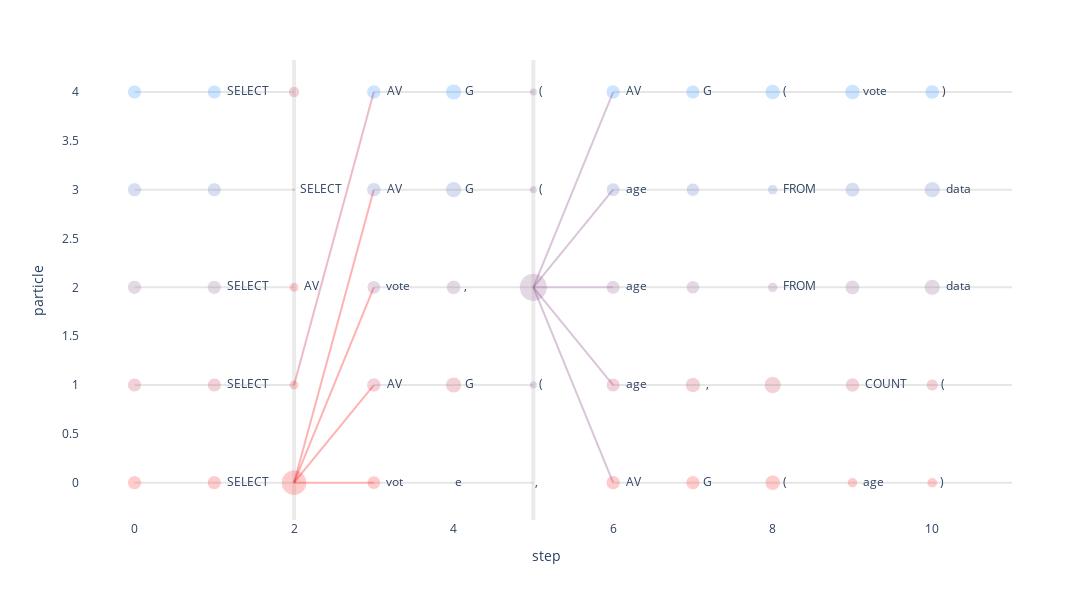

The cell this chart's notebook holds for it:
### Code cell
import plotly.express as px
import plotly.graph_objects as go

# Ensure color consistency by creating a color map
pallette = px.colors.n_colors('rgb(255, 0, 0)', 'rgb(0, 125, 255)', len(recs['particle'].unique()), colortype='rgb')
# pallette = px.colors.cyclical.IceFire
color_map = {p: pallette[i % len(pallette)] for i, p in enumerate(recs['particle'].unique())}

fig = px.scatter(
    recs, x="step", y="particle", size='prop_exp_weight', hover_name="token", color='resampled as', text='token',
    hover_data=["context_string","weight", "resample?"], opacity=0.2,
    # animation_frame="step",# animation_group='resampled as', 
    range_x=None,
    width=1500, height=600,
    color_discrete_map=color_map
)
steps = recs['step'].unique()
resample_steps = recs[recs['resample?'] == True]['step'].unique()
no_resample_steps = recs[recs['resample?'] == False]['step'].unique()
for step in resample_steps:
    fig.add_vline(x=step, line_width=4, opacity=0.15, line_color="gray")

resample_data = recs[recs['resample?'] == True]

# Add lines to represent resampling
for resampled_as in recs['resampled as'].unique():
    resampled_as_data = recs[recs['resampled as'] == resampled_as]
    
    for step in resample_steps:
        for _, row in resampled_as_data[resampled_as_data['step'] == step].iterrows():
            fig.add_trace(go.Scatter(
                x=[row['step'], row['step']+1], y=[row['resampled as'], row['particle']],
                mode='lines', line=dict(color=color_map[resampled_as]), opacity=0.3, name=resampled_as, showlegend=False))

    for step in no_resample_steps:
        for _, row in resampled_as_data[resampled_as_data['step'] == step].iterrows():
            fig.add_trace(go.Scatter(
                x=[row['step'], row['step']+1], y=[row['particle'], row['particle']], 
                mode='lines', line=dict(color='gray'), opacity=0.2, name=resampled_as, showlegend=False))

    # for step in steps[:-1]:
    #     for _, row in resampled_as_data[resampled_as_data['step'] == step].iterrows():
    #         fig.add_trace(go.Scatter(
    #             x=[row['step']+1/2, row['step']+1], y=[row['particle'], row['particle']],
    #             mode='lines', line=dict(color='gray'), opacity=0.2, name=resampled_as, showlegend=False))
fig.update_traces(textposition='middle right')
fig.update_layout(plot_bgcolor="#fff", showlegend=False, )
# fig.update_yaxes(showticklabels=False, visible=False)
fig.show()

### Figure 1 — Plotly figure (JSON) as saved in the notebook; plotly's stock layout.template omitted (floating-point values rounded to 4 significant figures)
{"data": [{"customdata": [["", 0, false], ["", -0.2022, false], [" SELECT", 1.407, true], [" SELECT", -0.4999, true], [" SELECT", -0.4999, true], [" ", -2.643, true], [" SELECT ", -2.321, false], [" SELECT  vot", -7.424, false], [" SELECT  vote, ", -2.269, false], [" SELECT  vote,  AV", -2.269, false], [" SELECT  vote,  AVG", -2.355, false], [" SELECT  vote,  AVG(", -3.855, false], [" SELECT  vote,  AVG( age", -4.06, false]], "hovertemplate": "<b>%{hovertext}</b><br><br>resampled as=0<br>step=%{x}<br>particle=%{y}<br>prop_exp_weight=%{marker.size}<br>token=%{text}<br>context_string=%{customdata[0]}<br>weight=%{customdata[1]}<br>resample?=%{customdata[2]}<extra></extra>", "hovertext": [[], " SELECT", " ", " ", " AV", " SELECT", " vot", "e", " AV", "G", "(", " age", ")"], "legendgroup": "0", "marker": {"color": "rgb(255.0, 0.0, 0.0)", "opacity": 0.2, "size": [1, 1, 3.297, 0.4898, 0.4898, 0.05746, 0.9397, 0.007177, 1.034, 1.002, 1.204, 0.5462, 0.5536], "sizemode": "area", "sizeref": 0.01005, "symbol": "circle"}, "mode": "markers+text", "name": "0", "orientation": "v", "showlegend": true, "text": [[], " SELECT", " ", " ", " AV", " SELECT", " vot", "e", " AV", "G", "(", " age", ")"], "textposition": "middle right", "type": "scatter", "x": [0, 1, 2, 2, 2, 2, 3, 4, 6, 7, 8, 9, 10], "xaxis": "x", "y": [0, 0, 0, 1, 2, 3, 0, 0, 0, 0, 0, 0, 0], "yaxis": "y"}, {"customdata": [["", 0, false], ["", -0.2022, false], [" SELECT", -0.1926, true], [" SELECT ", -2.22, false], [" SELECT  AV", -2.22, false], [" SELECT  vote, ", -2.325, false], [" SELECT  vote,  age", -2.113, false], [" SELECT  vote,  age ,", -2.14, false], [" SELECT  vote,  age , ", -3.213, false], [" SELECT  vote,  age ,  COUNT", -3.753, false]], "hovertemplate": "<b>%{hovertext}</b><br><br>resampled as=1<br>step=%{x}<br>particle=%{y}<br>prop_exp_weight=%{marker.size}<br>token=%{text}<br>context_string=%{customdata[0]}<br>weight=%{customdata[1]}<br>resample?=%{customdata[2]}<extra></extra>", "hovertext": [[], " SELECT", " ", " AV", "G", " age", " ,", " ", " COUNT", "("], "legendgroup": "1", "marker": {"color": "rgb(191.25, 31.25, 63.75)", "opacity": 0.2, "size": [1, 1, 0.666, 1.04, 1.307, 0.9773, 1.17, 1.493, 1.038, 0.7526], "sizemode": "area", "sizeref": 0.01005, "symbol": "circle"}, "mode": "markers+text", "name": "1", "orientation": "v", "showlegend": true, "text": [[], " SELECT", " ", " AV", "G", " age", " ,", " ", " COUNT", "("], "textposition": "middle right", "type": "scatter", "x": [0, 1, 2, 3, 4, 6, 7, 8, 9, 10], "xaxis": "x", "y": [1, 1, 4, 1, 1, 1, 1, 1, 1, 1], "yaxis": "y"}, {"customdata": [["", 0, false], ["", -0.2022, false], [" SELECT ", -2.321, false], [" SELECT  vote", -2.418, false], [" SELECT  vote", -7.521, true], [" SELECT  AVG", -2.331, true], [" SELECT  vote,", 0.1822, true], [" SELECT  AVG", -2.331, true], [" SELECT  AVG", -2.331, true], [" SELECT  vote, ", -2.325, false], [" SELECT  vote,  age", -2.362, false], [" SELECT  vote,  age ", -3.141, false], [" SELECT  vote,  age  FROM", -3.145, false], [" SELECT  vote,  age  FROM ", -3.197, false]], "hovertemplate": "<b>%{hovertext}</b><br><br>resampled as=2<br>step=%{x}<br>particle=%{y}<br>prop_exp_weight=%{marker.size}<br>token=%{text}<br>context_string=%{customdata[0]}<br>weight=%{customdata[1]}<br>resample?=%{customdata[2]}<extra></extra>", "hovertext": [[], " SELECT", " vote", ",", ",", "(", " ", "(", "(", " age", " ", " FROM", " ", " data"], "legendgroup": "2", "marker": {"color": "rgb(127.5, 62.5, 127.5)", "opacity": 0.2, "size": [1, 1, 0.9397, 1.073, 0.001815, 0.3257, 4.021, 0.3257, 0.3257, 0.9773, 0.9132, 0.549, 1.111, 1.311], "sizemode": "area", "sizeref": 0.01005, "symbol": "circle"}, "mode": "markers+text", "name": "2", "orientation": "v", "showlegend": true, "text": [[], " SELECT", " vote", ",", ",", "(", " ", "(", "(", " age", " ", " FROM", " ", " data"], "textposition": "middle right", "type": "scatter", "x": [0, 1, 3, 4, 5, 5, 5, 5, 5, 6, 7, 8, 9, 10], "xaxis": "x", "y": [2, 2, 2, 2, 0, 1, 2, 3, 4, 2, 2, 2, 2, 2], "yaxis": "y"}, {"customdata": [["", 0, false], ["", -0.2022, false], [" SELECT ", -2.22, false], [" SELECT  AV", -2.22, false], [" SELECT  vote, ", -2.325, false], [" SELECT  vote,  age", -2.362, false], [" SELECT  vote,  age ", -3.141, false], [" SELECT  vote,  age  FROM", -3.145, false], [" SELECT  vote,  age  FROM ", -3.197, false]], "hovertemplate": "<b>%{hovertext}</b><br><br>resampled as=3<br>step=%{x}<br>particle=%{y}<br>prop_exp_weight=%{marker.size}<br>token=%{text}<br>context_string=%{customdata[0]}<br>weight=%{customdata[1]}<br>resample?=%{customdata[2]}<extra></extra>", "hovertext": [[], " ", " AV", "G", " age", " ", " FROM", " ", " data"], "legendgroup": "3", "marker": {"color": "rgb(63.75, 93.75, 191.25)", "opacity": 0.2, "size": [1, 1.0, 1.04, 1.307, 0.9773, 0.9132, 0.549, 1.111, 1.311], "sizemode": "area", "sizeref": 0.01005, "symbol": "circle"}, "mode": "markers+text", "name": "3", "orientation": "v", "showlegend": true, "text": [[], " ", " AV", "G", " age", " ", " FROM", " ", " data"], "textposition": "middle right", "type": "scatter", "x": [0, 1, 3, 4, 6, 7, 8, 9, 10], "xaxis": "x", "y": [3, 3, 3, 3, 3, 3, 3, 3, 3], "yaxis": "y"}, {"customdata": [["", 0, false], ["", -0.2022, false], [" SELECT ", -2.22, false], [" SELECT  AV", -2.22, false], [" SELECT  vote, ", -2.269, false], [" SELECT  vote,  AV", -2.269, false], [" SELECT  vote,  AVG", -2.355, false], [" SELECT  vote,  AVG(", -3.072, false], [" SELECT  vote,  AVG(vote", -3.4, false]], "hovertemplate": "<b>%{hovertext}</b><br><br>resampled as=4<br>step=%{x}<br>particle=%{y}<br>prop_exp_weight=%{marker.size}<br>token=%{text}<br>context_string=%{customdata[0]}<br>weight=%{customdata[1]}<br>resample?=%{customdata[2]}<extra></extra>", "hovertext": [[], " SELECT", " AV", "G", " AV", "G", "(", "vote", ")"], "legendgroup": "4", "marker": {"color": "rgb(0.0, 125.0, 255.0)", "opacity": 0.2, "size": [1, 1, 1.04, 1.307, 1.034, 1.002, 1.204, 1.195, 1.071], "sizemode": "area", "sizeref": 0.01005, "symbol": "circle"}, "mode": "markers+text", "name": "4", "orientation": "v", "showlegend": true, "text": [[], " SELECT", " AV", "G", " AV", "G", "(", "vote", ")"], "textposition": "middle right", "type": "scatter", "x": [0, 1, 3, 4, 6, 7, 8, 9, 10], "xaxis": "x", "y": [4, 4, 4, 4, 4, 4, 4, 4, 4], "yaxis": "y"}, {"line": {"color": "rgb(255.0, 0.0, 0.0)"}, "mode": "lines", "name": "0", "opacity": 0.3, "showlegend": false, "textposition": "middle right", "type": "scatter", "x": [2, 3], "y": [0, 0]}, {"line": {"color": "rgb(255.0, 0.0, 0.0)"}, "mode": "lines", "name": "0", "opacity": 0.3, "showlegend": false, "textposition": "middle right", "type": "scatter", "x": [2, 3], "y": [0, 1]}, {"line": {"color": "rgb(255.0, 0.0, 0.0)"}, "mode": "lines", "name": "0", "opacity": 0.3, "showlegend": false, "textposition": "middle right", "type": "scatter", "x": [2, 3], "y": [0, 2]}, {"line": {"color": "rgb(255.0, 0.0, 0.0)"}, "mode": "lines", "name": "0", "opacity": 0.3, "showlegend": false, "textposition": "middle right", "type": "scatter", "x": [2, 3], "y": [0, 3]}, {"line": {"color": "gray"}, "mode": "lines", "name": "0", "opacity": 0.2, "showlegend": false, "textposition": "middle right", "type": "scatter", "x": [0, 1], "y": [0, 0]}, {"line": {"color": "gray"}, "mode": "lines", "name": "0", "opacity": 0.2, "showlegend": false, "textposition": "middle right", "type": "scatter", "x": [1, 2], "y": [0, 0]}, {"line": {"color": "gray"}, "mode": "lines", "name": "0", "opacity": 0.2, "showlegend": false, "textposition": "middle right", "type": "scatter", "x": [3, 4], "y": [0, 0]}, {"line": {"color": "gray"}, "mode": "lines", "name": "0", "opacity": 0.2, "showlegend": false, "textposition": "middle right", "type": "scatter", "x": [4, 5], "y": [0, 0]}, {"line": {"color": "gray"}, "mode": "lines", "name": "0", "opacity": 0.2, "showlegend": false, "textposition": "middle right", "type": "scatter", "x": [6, 7], "y": [0, 0]}, {"line": {"color": "gray"}, "mode": "lines", "name": "0", "opacity": 0.2, "showlegend": false, "textposition": "middle right", "type": "scatter", "x": [7, 8], "y": [0, 0]}, {"line": {"color": "gray"}, "mode": "lines", "name": "0", "opacity": 0.2, "showlegend": false, "textposition": "middle right", "type": "scatter", "x": [8, 9], "y": [0, 0]}, {"line": {"color": "gray"}, "mode": "lines", "name": "0", "opacity": 0.2, "showlegend": false, "textposition": "middle right", "type": "scatter", "x": [9, 10], "y": [0, 0]}, {"line": {"color": "gray"}, "mode": "lines", "name": "0", "opacity": 0.2, "showlegend": false, "textposition": "middle right", "type": "scatter", "x": [10, 11], "y": [0, 0]}, {"line": {"color": "rgb(191.25, 31.25, 63.75)"}, "mode": "lines", "name": "1", "opacity": 0.3, "showlegend": false, "textposition": "middle right", "type": "scatter", "x": [2, 3], "y": [1, 4]}, {"line": {"color": "gray"}, "mode": "lines", "name": "1", "opacity": 0.2, "showlegend": false, "textposition": "middle right", "type": "scatter", "x": [0, 1], "y": [1, 1]}, {"line": {"color": "gray"}, "mode": "lines", "name": "1", "opacity": 0.2, "showlegend": false, "textposition": "middle right", "type": "scatter", "x": [1, 2], "y": [1, 1]}, {"line": {"color": "gray"}, "mode": "lines", "name": "1", "opacity": 0.2, "showlegend": false, "textposition": "middle right", "type": "scatter", "x": [3, 4], "y": [1, 1]}, {"line": {"color": "gray"}, "mode": "lines", "name": "1", "opacity": 0.2, "showlegend": false, "textposition": "middle right", "type": "scatter", "x": [4, 5], "y": [1, 1]}, {"line": {"color": "gray"}, "mode": "lines", "name": "1", "opacity": 0.2, "showlegend": false, "textposition": "middle right", "type": "scatter", "x": [6, 7], "y": [1, 1]}, {"line": {"color": "gray"}, "mode": "lines", "name": "1", "opacity": 0.2, "showlegend": false, "textposition": "middle right", "type": "scatter", "x": [7, 8], "y": [1, 1]}, {"line": {"color": "gray"}, "mode": "lines", "name": "1", "opacity": 0.2, "showlegend": false, "textposition": "middle right", "type": "scatter", "x": [8, 9], "y": [1, 1]}, {"line": {"color": "gray"}, "mode": "lines", "name": "1", "opacity": 0.2, "showlegend": false, "textposition": "middle right", "type": "scatter", "x": [9, 10], "y": [1, 1]}, {"line": {"color": "gray"}, "mode": "lines", "name": "1", "opacity": 0.2, "showlegend": false, "textposition": "middle right", "type": "scatter", "x": [10, 11], "y": [1, 1]}, {"line": {"color": "rgb(127.5, 62.5, 127.5)"}, "mode": "lines", "name": "2", "opacity": 0.3, "showlegend": false, "textposition": "middle right", "type": "scatter", "x": [5, 6], "y": [2, 0]}, {"line": {"color": "rgb(127.5, 62.5, 127.5)"}, "mode": "lines", "name": "2", "opacity": 0.3, "showlegend": false, "textposition": "middle right", "type": "scatter", "x": [5, 6], "y": [2, 1]}, {"line": {"color": "rgb(127.5, 62.5, 127.5)"}, "mode": "lines", "name": "2", "opacity": 0.3, "showlegend": false, "textposition": "middle right", "type": "scatter", "x": [5, 6], "y": [2, 2]}, {"line": {"color": "rgb(127.5, 62.5, 127.5)"}, "mode": "lines", "name": "2", "opacity": 0.3, "showlegend": false, "textposition": "middle right", "type": "scatter", "x": [5, 6], "y": [2, 3]}, {"line": {"color": "rgb(127.5, 62.5, 127.5)"}, "mode": "lines", "name": "2", "opacity": 0.3, "showlegend": false, "textposition": "middle right", "type": "scatter", "x": [5, 6], "y": [2, 4]}, {"line": {"color": "gray"}, "mode": "lines", "name": "2", "opacity": 0.2, "showlegend": false, "textposition": "middle right", "type": "scatter", "x": [0, 1], "y": [2, 2]}, {"line": {"color": "gray"}, "mode": "lines", "name": "2", "opacity": 0.2, "showlegend": false, "textposition": "middle right", "type": "scatter", "x": [1, 2], "y": [2, 2]}, {"line": {"color": "gray"}, "mode": "lines", "name": "2", "opacity": 0.2, "showlegend": false, "textposition": "middle right", "type": "scatter", "x": [3, 4], "y": [2, 2]}, {"line": {"color": "gray"}, "mode": "lines", "name": "2", "opacity": 0.2, "showlegend": false, "textposition": "middle right", "type": "scatter", "x": [4, 5], "y": [2, 2]}, {"line": {"color": "gray"}, "mode": "lines", "name": "2", "opacity": 0.2, "showlegend": false, "textposition": "middle right", "type": "scatter", "x": [6, 7], "y": [2, 2]}, {"line": {"color": "gray"}, "mode": "lines", "name": "2", "opacity": 0.2, "showlegend": false, "textposition": "middle right", "type": "scatter", "x": [7, 8], "y": [2, 2]}, {"line": {"color": "gray"}, "mode": "lines", "name": "2", "opacity": 0.2, "showlegend": false, "textposition": "middle right", "type": "scatter", "x": [8, 9], "y": [2, 2]}, {"line": {"color": "gray"}, "mode": "lines", "name": "2", "opacity": 0.2, "showlegend": false, "textposition": "middle right", "type": "scatter", "x": [9, 10], "y": [2, 2]}, {"line": {"color": "gray"}, "mode": "lines", "name": "2", "opacity": 0.2, "showlegend": false, "textposition": "middle right", "type": "scatter", "x": [10, 11], "y": [2, 2]}, {"line": {"color": "gray"}, "mode": "lines", "name": "3", "opacity": 0.2, "showlegend": false, "textposition": "middle right", "type": "scatter", "x": [0, 1], "y": [3, 3]}, {"line": {"color": "gray"}, "mode": "lines", "name": "3", "opacity": 0.2, "showlegend": false, "textposition": "middle right", "type": "scatter", "x": [1, 2], "y": [3, 3]}, {"line": {"color": "gray"}, "mode": "lines", "name": "3", "opacity": 0.2, "showlegend": false, "textposition": "middle right", "type": "scatter", "x": [3, 4], "y": [3, 3]}, {"line": {"color": "gray"}, "mode": "lines", "name": "3", "opacity": 0.2, "showlegend": false, "textposition": "middle right", "type": "scatter", "x": [4, 5], "y": [3, 3]}, {"line": {"color": "gray"}, "mode": "lines", "name": "3", "opacity": 0.2, "showlegend": false, "textposition": "middle right", "type": "scatter", "x": [6, 7], "y": [3, 3]}, {"line": {"color": "gray"}, "mode": "lines", "name": "3", "opacity": 0.2, "showlegend": false, "textposition": "middle right", "type": "scatter", "x": [7, 8], "y": [3, 3]}, {"line": {"color": "gray"}, "mode": "lines", "name": "3", "opacity": 0.2, "showlegend": false, "textposition": "middle right", "type": "scatter", "x": [8, 9], "y": [3, 3]}, {"line": {"color": "gray"}, "mode": "lines", "name": "3", "opacity": 0.2, "showlegend": false, "textposition": "middle right", "type": "scatter", "x": [9, 10], "y": [3, 3]}, {"line": {"color": "gray"}, "mode": "lines", "name": "3", "opacity": 0.2, "showlegend": false, "textposition": "middle right", "type": "scatter", "x": [10, 11], "y": [3, 3]}, {"line": {"color": "gray"}, "mode": "lines", "name": "4", "opacity": 0.2, "showlegend": false, "textposition": "middle right", "type": "scatter", "x": [0, 1], "y": [4, 4]}, {"line": {"color": "gray"}, "mode": "lines", "name": "4", "opacity": 0.2, "showlegend": false, "textposition": "middle right", "type": "scatter", "x": [1, 2], "y": [4, 4]}, {"line": {"color": "gray"}, "mode": "lines", "name": "4", "opacity": 0.2, "showlegend": false, "textposition": "middle right", "type": "scatter", "x": [3, 4], "y": [4, 4]}, {"line": {"color": "gray"}, "mode": "lines", "name": "4", "opacity": 0.2, "showlegend": false, "textposition": "middle right", "type": "scatter", "x": [4, 5], "y": [4, 4]}, {"line": {"color": "gray"}, "mode": "lines", "name": "4", "opacity": 0.2, "showlegend": false, "textposition": "middle right", "type": "scatter", "x": [6, 7], "y": [4, 4]}, {"line": {"color": "gray"}, "mode": "lines", "name": "4", "opacity": 0.2, "showlegend": false, "textposition": "middle right", "type": "scatter", "x": [7, 8], "y": [4, 4]}, {"line": {"color": "gray"}, "mode": "lines", "name": "4", "opacity": 0.2, "showlegend": false, "textposition": "middle right", "type": "scatter", "x": [8, 9], "y": [4, 4]}, {"line": {"color": "gray"}, "mode": "lines", "name": "4", "opacity": 0.2, "showlegend": false, "textposition": "middle right", "type": "scatter", "x": [9, 10], "y": [4, 4]}, {"line": {"color": "gray"}, "mode": "lines", "name": "4", "opacity": 0.2, "showlegend": false, "textposition": "middle right", "type": "scatter", "x": [10, 11], "y": [4, 4]}], "layout": {"height": 600, "legend": {"itemsizing": "constant", "title": {"text": "resampled as"}, "tracegroupgap": 0}, "margin": {"t": 60}, "plot_bgcolor": "#fff", "shapes": [{"line": {"color": "gray", "width": 4}, "opacity": 0.15, "type": "line", "x0": 2, "x1": 2, "xref": "x", "y0": 0, "y1": 1, "yref": "y domain"}, {"line": {"color": "gray", "width": 4}, "opacity": 0.15, "type": "line", "x0": 5, "x1": 5, "xref": "x", "y0": 0, "y1": 1, "yref": "y domain"}], "showlegend": false, "width": 1500, "xaxis": {"anchor": "y", "domain": [0, 1], "title": {"text": "step"}}, "yaxis": {"anchor": "x", "domain": [0, 1], "title": {"text": "particle"}}}}
